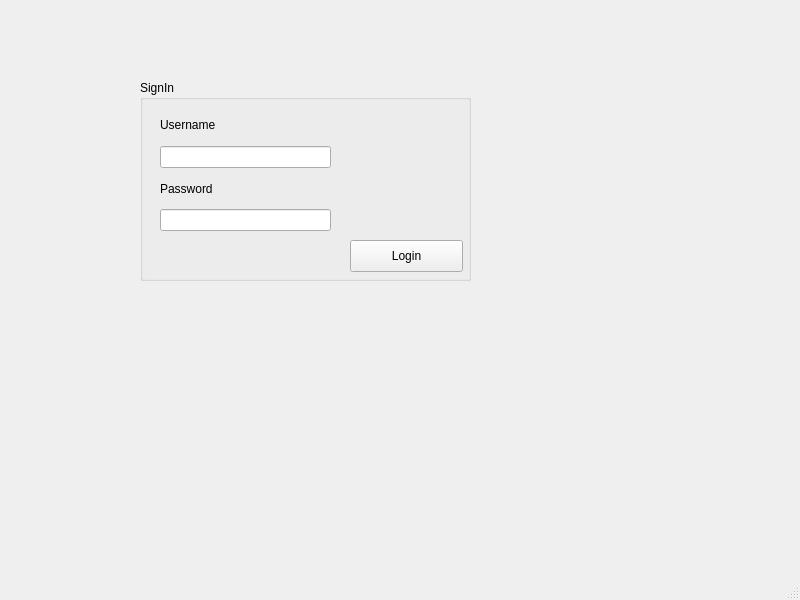
<?xml version="1.0" encoding="UTF-8"?>
<ui version="4.0">
 <class>MainWindow</class>
 <widget class="QMainWindow" name="MainWindow">
  <property name="geometry">
   <rect>
    <x>0</x>
    <y>0</y>
    <width>800</width>
    <height>600</height>
   </rect>
  </property>
  <property name="windowTitle">
   <string>MainWindow</string>
  </property>
  <widget class="QWidget" name="centralwidget">
   <widget class="QGroupBox" name="groupBox">
    <property name="geometry">
     <rect>
      <x>140</x>
      <y>80</y>
      <width>331</width>
      <height>201</height>
     </rect>
    </property>
    <property name="title">
     <string>SignIn</string>
    </property>
    <widget class="QPushButton" name="pushButton_login">
     <property name="geometry">
      <rect>
       <x>210</x>
       <y>160</y>
       <width>113</width>
       <height>32</height>
      </rect>
     </property>
     <property name="text">
      <string>Login</string>
     </property>
    </widget>
    <widget class="QWidget" name="">
     <property name="geometry">
      <rect>
       <x>20</x>
       <y>30</y>
       <width>171</width>
       <height>121</height>
      </rect>
     </property>
     <layout class="QVBoxLayout" name="verticalLayout_3">
      <item>
       <layout class="QVBoxLayout" name="verticalLayout">
        <item>
         <widget class="QLabel" name="label">
          <property name="text">
           <string>Username</string>
          </property>
         </widget>
        </item>
        <item>
         <widget class="QLineEdit" name="lineEdit_username"/>
        </item>
       </layout>
      </item>
      <item>
       <layout class="QVBoxLayout" name="verticalLayout_2">
        <item>
         <widget class="QLabel" name="label_2">
          <property name="text">
           <string>Password</string>
          </property>
         </widget>
        </item>
        <item>
         <widget class="QLineEdit" name="lineEdit_password"/>
        </item>
       </layout>
      </item>
     </layout>
    </widget>
   </widget>
  </widget>
  <widget class="QMenuBar" name="menubar">
   <property name="geometry">
    <rect>
     <x>0</x>
     <y>0</y>
     <width>800</width>
     <height>24</height>
    </rect>
   </property>
  </widget>
  <widget class="QStatusBar" name="statusbar"/>
 </widget>
 <resources/>
 <connections/>
</ui>
